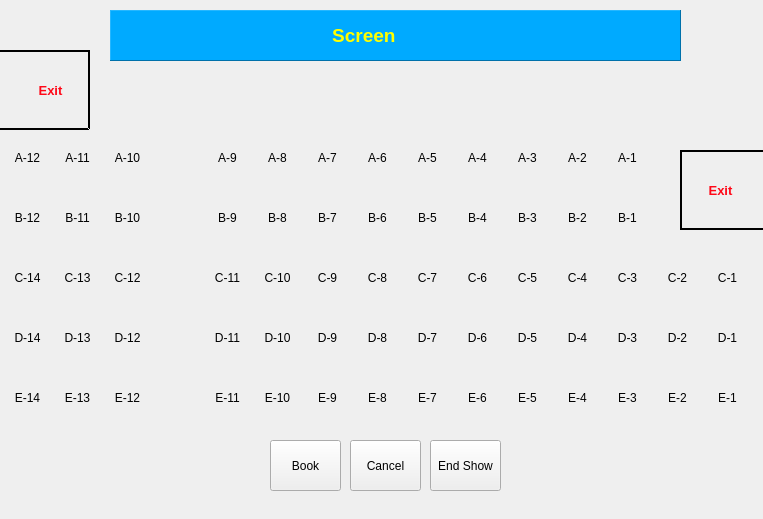
<?xml version="1.0" encoding="UTF-8"?>
<ui version="4.0">
 <class>MainWindow</class>
 <widget class="QMainWindow" name="MainWindow">
  <property name="geometry">
   <rect>
    <x>0</x>
    <y>0</y>
    <width>763</width>
    <height>519</height>
   </rect>
  </property>
  <property name="windowTitle">
   <string>Movie Ticket Booking </string>
  </property>
  <widget class="QWidget" name="centralWidget">
   <widget class="QPushButton" name="btnBook">
    <property name="geometry">
     <rect>
      <x>270</x>
      <y>440</y>
      <width>71</width>
      <height>51</height>
     </rect>
    </property>
    <property name="text">
     <string>Book</string>
    </property>
   </widget>
   <widget class="QPushButton" name="btnCancel">
    <property name="geometry">
     <rect>
      <x>350</x>
      <y>440</y>
      <width>71</width>
      <height>51</height>
     </rect>
    </property>
    <property name="text">
     <string>Cancel</string>
    </property>
   </widget>
   <widget class="QPushButton" name="btnReset">
    <property name="geometry">
     <rect>
      <x>430</x>
      <y>440</y>
      <width>71</width>
      <height>51</height>
     </rect>
    </property>
    <property name="text">
     <string>End Show</string>
    </property>
   </widget>
   <widget class="QLabel" name="label_3">
    <property name="geometry">
     <rect>
      <x>110</x>
      <y>10</y>
      <width>571</width>
      <height>51</height>
     </rect>
    </property>
    <property name="font">
     <font>
      <pointsize>14</pointsize>
      <weight>75</weight>
      <bold>true</bold>
     </font>
    </property>
    <property name="cursor">
     <cursorShape>PointingHandCursor</cursorShape>
    </property>
    <property name="styleSheet">
     <string notr="true">background-color: rgb(0, 170, 255);

color: rgb(255, 255, 0);</string>
    </property>
    <property name="frameShape">
     <enum>QFrame::Panel</enum>
    </property>
    <property name="frameShadow">
     <enum>QFrame::Raised</enum>
    </property>
    <property name="text">
     <string>                                          Screen</string>
    </property>
    <property name="alignment">
     <set>Qt::AlignJustify|Qt::AlignVCenter</set>
    </property>
   </widget>
   <widget class="QLabel" name="lblA1">
    <property name="geometry">
     <rect>
      <x>610</x>
      <y>140</y>
      <width>35</width>
      <height>35</height>
     </rect>
    </property>
    <property name="autoFillBackground">
     <bool>false</bool>
    </property>
    <property name="styleSheet">
     <string notr="true">color: rgb(0, 0, 0);
</string>
    </property>
    <property name="frameShape">
     <enum>QFrame::NoFrame</enum>
    </property>
    <property name="frameShadow">
     <enum>QFrame::Plain</enum>
    </property>
    <property name="text">
     <string>A-1</string>
    </property>
    <property name="alignment">
     <set>Qt::AlignCenter</set>
    </property>
   </widget>
   <widget class="QLabel" name="lblA2">
    <property name="geometry">
     <rect>
      <x>560</x>
      <y>140</y>
      <width>35</width>
      <height>35</height>
     </rect>
    </property>
    <property name="frameShape">
     <enum>QFrame::NoFrame</enum>
    </property>
    <property name="text">
     <string>A-2</string>
    </property>
    <property name="alignment">
     <set>Qt::AlignCenter</set>
    </property>
   </widget>
   <widget class="QLabel" name="lblA3">
    <property name="geometry">
     <rect>
      <x>510</x>
      <y>140</y>
      <width>35</width>
      <height>35</height>
     </rect>
    </property>
    <property name="frameShape">
     <enum>QFrame::NoFrame</enum>
    </property>
    <property name="text">
     <string>A-3</string>
    </property>
    <property name="alignment">
     <set>Qt::AlignCenter</set>
    </property>
   </widget>
   <widget class="QLabel" name="lblA5">
    <property name="geometry">
     <rect>
      <x>410</x>
      <y>140</y>
      <width>35</width>
      <height>35</height>
     </rect>
    </property>
    <property name="frameShape">
     <enum>QFrame::NoFrame</enum>
    </property>
    <property name="text">
     <string>A-5</string>
    </property>
    <property name="alignment">
     <set>Qt::AlignCenter</set>
    </property>
   </widget>
   <widget class="QLabel" name="lblA6">
    <property name="geometry">
     <rect>
      <x>360</x>
      <y>140</y>
      <width>35</width>
      <height>35</height>
     </rect>
    </property>
    <property name="frameShape">
     <enum>QFrame::NoFrame</enum>
    </property>
    <property name="text">
     <string>A-6</string>
    </property>
    <property name="alignment">
     <set>Qt::AlignCenter</set>
    </property>
   </widget>
   <widget class="QLabel" name="lblA4">
    <property name="geometry">
     <rect>
      <x>460</x>
      <y>140</y>
      <width>35</width>
      <height>35</height>
     </rect>
    </property>
    <property name="frameShape">
     <enum>QFrame::NoFrame</enum>
    </property>
    <property name="text">
     <string>A-4</string>
    </property>
    <property name="alignment">
     <set>Qt::AlignCenter</set>
    </property>
   </widget>
   <widget class="QLabel" name="lblA8">
    <property name="geometry">
     <rect>
      <x>260</x>
      <y>140</y>
      <width>35</width>
      <height>35</height>
     </rect>
    </property>
    <property name="frameShape">
     <enum>QFrame::NoFrame</enum>
    </property>
    <property name="text">
     <string>A-8</string>
    </property>
    <property name="alignment">
     <set>Qt::AlignCenter</set>
    </property>
   </widget>
   <widget class="QLabel" name="lblA9">
    <property name="geometry">
     <rect>
      <x>210</x>
      <y>140</y>
      <width>35</width>
      <height>35</height>
     </rect>
    </property>
    <property name="frameShape">
     <enum>QFrame::NoFrame</enum>
    </property>
    <property name="text">
     <string>A-9</string>
    </property>
    <property name="alignment">
     <set>Qt::AlignCenter</set>
    </property>
   </widget>
   <widget class="QLabel" name="lblA7">
    <property name="geometry">
     <rect>
      <x>310</x>
      <y>140</y>
      <width>35</width>
      <height>35</height>
     </rect>
    </property>
    <property name="frameShape">
     <enum>QFrame::NoFrame</enum>
    </property>
    <property name="text">
     <string>A-7</string>
    </property>
    <property name="alignment">
     <set>Qt::AlignCenter</set>
    </property>
   </widget>
   <widget class="QLabel" name="lblA12">
    <property name="geometry">
     <rect>
      <x>10</x>
      <y>140</y>
      <width>35</width>
      <height>35</height>
     </rect>
    </property>
    <property name="frameShape">
     <enum>QFrame::NoFrame</enum>
    </property>
    <property name="text">
     <string>A-12</string>
    </property>
    <property name="alignment">
     <set>Qt::AlignCenter</set>
    </property>
   </widget>
   <widget class="QLabel" name="lblA11">
    <property name="geometry">
     <rect>
      <x>60</x>
      <y>140</y>
      <width>35</width>
      <height>35</height>
     </rect>
    </property>
    <property name="frameShape">
     <enum>QFrame::NoFrame</enum>
    </property>
    <property name="text">
     <string>A-11</string>
    </property>
    <property name="alignment">
     <set>Qt::AlignCenter</set>
    </property>
   </widget>
   <widget class="QLabel" name="lblA10">
    <property name="geometry">
     <rect>
      <x>110</x>
      <y>140</y>
      <width>35</width>
      <height>35</height>
     </rect>
    </property>
    <property name="frameShape">
     <enum>QFrame::NoFrame</enum>
    </property>
    <property name="text">
     <string>A-10</string>
    </property>
    <property name="alignment">
     <set>Qt::AlignCenter</set>
    </property>
   </widget>
   <widget class="QLabel" name="lblB2">
    <property name="geometry">
     <rect>
      <x>560</x>
      <y>200</y>
      <width>35</width>
      <height>35</height>
     </rect>
    </property>
    <property name="frameShape">
     <enum>QFrame::NoFrame</enum>
    </property>
    <property name="text">
     <string>B-2</string>
    </property>
    <property name="alignment">
     <set>Qt::AlignCenter</set>
    </property>
   </widget>
   <widget class="QLabel" name="lblB6">
    <property name="geometry">
     <rect>
      <x>360</x>
      <y>200</y>
      <width>35</width>
      <height>35</height>
     </rect>
    </property>
    <property name="frameShape">
     <enum>QFrame::NoFrame</enum>
    </property>
    <property name="text">
     <string>B-6</string>
    </property>
    <property name="alignment">
     <set>Qt::AlignCenter</set>
    </property>
   </widget>
   <widget class="QLabel" name="lblB11">
    <property name="geometry">
     <rect>
      <x>60</x>
      <y>200</y>
      <width>35</width>
      <height>35</height>
     </rect>
    </property>
    <property name="frameShape">
     <enum>QFrame::NoFrame</enum>
    </property>
    <property name="text">
     <string>B-11</string>
    </property>
    <property name="alignment">
     <set>Qt::AlignCenter</set>
    </property>
   </widget>
   <widget class="QLabel" name="lblB3">
    <property name="geometry">
     <rect>
      <x>510</x>
      <y>200</y>
      <width>35</width>
      <height>35</height>
     </rect>
    </property>
    <property name="frameShape">
     <enum>QFrame::NoFrame</enum>
    </property>
    <property name="text">
     <string>B-3</string>
    </property>
    <property name="alignment">
     <set>Qt::AlignCenter</set>
    </property>
   </widget>
   <widget class="QLabel" name="lblB7">
    <property name="geometry">
     <rect>
      <x>310</x>
      <y>200</y>
      <width>35</width>
      <height>35</height>
     </rect>
    </property>
    <property name="frameShape">
     <enum>QFrame::NoFrame</enum>
    </property>
    <property name="text">
     <string>B-7</string>
    </property>
    <property name="alignment">
     <set>Qt::AlignCenter</set>
    </property>
   </widget>
   <widget class="QLabel" name="lblB1">
    <property name="geometry">
     <rect>
      <x>610</x>
      <y>200</y>
      <width>35</width>
      <height>35</height>
     </rect>
    </property>
    <property name="frameShape">
     <enum>QFrame::NoFrame</enum>
    </property>
    <property name="text">
     <string>B-1</string>
    </property>
    <property name="alignment">
     <set>Qt::AlignCenter</set>
    </property>
   </widget>
   <widget class="QLabel" name="lblB9">
    <property name="geometry">
     <rect>
      <x>210</x>
      <y>200</y>
      <width>35</width>
      <height>35</height>
     </rect>
    </property>
    <property name="frameShape">
     <enum>QFrame::NoFrame</enum>
    </property>
    <property name="text">
     <string>B-9</string>
    </property>
    <property name="alignment">
     <set>Qt::AlignCenter</set>
    </property>
   </widget>
   <widget class="QLabel" name="lblB12">
    <property name="geometry">
     <rect>
      <x>10</x>
      <y>200</y>
      <width>35</width>
      <height>35</height>
     </rect>
    </property>
    <property name="frameShape">
     <enum>QFrame::NoFrame</enum>
    </property>
    <property name="text">
     <string>B-12</string>
    </property>
    <property name="alignment">
     <set>Qt::AlignCenter</set>
    </property>
   </widget>
   <widget class="QLabel" name="lblB4">
    <property name="geometry">
     <rect>
      <x>460</x>
      <y>200</y>
      <width>35</width>
      <height>35</height>
     </rect>
    </property>
    <property name="frameShape">
     <enum>QFrame::NoFrame</enum>
    </property>
    <property name="text">
     <string>B-4</string>
    </property>
    <property name="alignment">
     <set>Qt::AlignCenter</set>
    </property>
   </widget>
   <widget class="QLabel" name="lblB10">
    <property name="geometry">
     <rect>
      <x>110</x>
      <y>200</y>
      <width>35</width>
      <height>35</height>
     </rect>
    </property>
    <property name="frameShape">
     <enum>QFrame::NoFrame</enum>
    </property>
    <property name="text">
     <string>B-10</string>
    </property>
    <property name="alignment">
     <set>Qt::AlignCenter</set>
    </property>
   </widget>
   <widget class="QLabel" name="lblB5">
    <property name="geometry">
     <rect>
      <x>410</x>
      <y>200</y>
      <width>35</width>
      <height>35</height>
     </rect>
    </property>
    <property name="frameShape">
     <enum>QFrame::NoFrame</enum>
    </property>
    <property name="text">
     <string>B-5</string>
    </property>
    <property name="alignment">
     <set>Qt::AlignCenter</set>
    </property>
   </widget>
   <widget class="QLabel" name="lblB8">
    <property name="geometry">
     <rect>
      <x>260</x>
      <y>200</y>
      <width>35</width>
      <height>35</height>
     </rect>
    </property>
    <property name="frameShape">
     <enum>QFrame::NoFrame</enum>
    </property>
    <property name="text">
     <string>B-8</string>
    </property>
    <property name="alignment">
     <set>Qt::AlignCenter</set>
    </property>
   </widget>
   <widget class="QLabel" name="lblC4">
    <property name="geometry">
     <rect>
      <x>560</x>
      <y>260</y>
      <width>35</width>
      <height>35</height>
     </rect>
    </property>
    <property name="frameShape">
     <enum>QFrame::NoFrame</enum>
    </property>
    <property name="text">
     <string>C-4</string>
    </property>
    <property name="alignment">
     <set>Qt::AlignCenter</set>
    </property>
   </widget>
   <widget class="QLabel" name="lblC8">
    <property name="geometry">
     <rect>
      <x>360</x>
      <y>260</y>
      <width>35</width>
      <height>35</height>
     </rect>
    </property>
    <property name="frameShape">
     <enum>QFrame::NoFrame</enum>
    </property>
    <property name="text">
     <string>C-8</string>
    </property>
    <property name="alignment">
     <set>Qt::AlignCenter</set>
    </property>
   </widget>
   <widget class="QLabel" name="lblC13">
    <property name="geometry">
     <rect>
      <x>60</x>
      <y>260</y>
      <width>35</width>
      <height>35</height>
     </rect>
    </property>
    <property name="frameShape">
     <enum>QFrame::NoFrame</enum>
    </property>
    <property name="text">
     <string>C-13</string>
    </property>
    <property name="alignment">
     <set>Qt::AlignCenter</set>
    </property>
   </widget>
   <widget class="QLabel" name="lblC5">
    <property name="geometry">
     <rect>
      <x>510</x>
      <y>260</y>
      <width>35</width>
      <height>35</height>
     </rect>
    </property>
    <property name="frameShape">
     <enum>QFrame::NoFrame</enum>
    </property>
    <property name="text">
     <string>C-5</string>
    </property>
    <property name="alignment">
     <set>Qt::AlignCenter</set>
    </property>
   </widget>
   <widget class="QLabel" name="lblC9">
    <property name="geometry">
     <rect>
      <x>310</x>
      <y>260</y>
      <width>35</width>
      <height>35</height>
     </rect>
    </property>
    <property name="frameShape">
     <enum>QFrame::NoFrame</enum>
    </property>
    <property name="text">
     <string>C-9</string>
    </property>
    <property name="alignment">
     <set>Qt::AlignCenter</set>
    </property>
   </widget>
   <widget class="QLabel" name="lblC3">
    <property name="geometry">
     <rect>
      <x>610</x>
      <y>260</y>
      <width>35</width>
      <height>35</height>
     </rect>
    </property>
    <property name="frameShape">
     <enum>QFrame::NoFrame</enum>
    </property>
    <property name="text">
     <string>C-3</string>
    </property>
    <property name="alignment">
     <set>Qt::AlignCenter</set>
    </property>
   </widget>
   <widget class="QLabel" name="lblC11">
    <property name="geometry">
     <rect>
      <x>210</x>
      <y>260</y>
      <width>35</width>
      <height>35</height>
     </rect>
    </property>
    <property name="frameShape">
     <enum>QFrame::NoFrame</enum>
    </property>
    <property name="text">
     <string>C-11</string>
    </property>
    <property name="alignment">
     <set>Qt::AlignCenter</set>
    </property>
   </widget>
   <widget class="QLabel" name="lblC14">
    <property name="geometry">
     <rect>
      <x>10</x>
      <y>260</y>
      <width>35</width>
      <height>35</height>
     </rect>
    </property>
    <property name="frameShape">
     <enum>QFrame::NoFrame</enum>
    </property>
    <property name="text">
     <string>C-14</string>
    </property>
    <property name="alignment">
     <set>Qt::AlignCenter</set>
    </property>
   </widget>
   <widget class="QLabel" name="lblC6">
    <property name="geometry">
     <rect>
      <x>460</x>
      <y>260</y>
      <width>35</width>
      <height>35</height>
     </rect>
    </property>
    <property name="frameShape">
     <enum>QFrame::NoFrame</enum>
    </property>
    <property name="text">
     <string>C-6</string>
    </property>
    <property name="alignment">
     <set>Qt::AlignCenter</set>
    </property>
   </widget>
   <widget class="QLabel" name="lblC12">
    <property name="geometry">
     <rect>
      <x>110</x>
      <y>260</y>
      <width>35</width>
      <height>35</height>
     </rect>
    </property>
    <property name="frameShape">
     <enum>QFrame::NoFrame</enum>
    </property>
    <property name="text">
     <string>C-12</string>
    </property>
    <property name="alignment">
     <set>Qt::AlignCenter</set>
    </property>
   </widget>
   <widget class="QLabel" name="lblC7">
    <property name="geometry">
     <rect>
      <x>410</x>
      <y>260</y>
      <width>35</width>
      <height>35</height>
     </rect>
    </property>
    <property name="frameShape">
     <enum>QFrame::NoFrame</enum>
    </property>
    <property name="text">
     <string>C-7</string>
    </property>
    <property name="alignment">
     <set>Qt::AlignCenter</set>
    </property>
   </widget>
   <widget class="QLabel" name="lblC10">
    <property name="geometry">
     <rect>
      <x>260</x>
      <y>260</y>
      <width>35</width>
      <height>35</height>
     </rect>
    </property>
    <property name="frameShape">
     <enum>QFrame::NoFrame</enum>
    </property>
    <property name="text">
     <string>C-10</string>
    </property>
    <property name="alignment">
     <set>Qt::AlignCenter</set>
    </property>
   </widget>
   <widget class="QLabel" name="lblD4">
    <property name="geometry">
     <rect>
      <x>560</x>
      <y>320</y>
      <width>35</width>
      <height>35</height>
     </rect>
    </property>
    <property name="frameShape">
     <enum>QFrame::NoFrame</enum>
    </property>
    <property name="text">
     <string>D-4</string>
    </property>
    <property name="alignment">
     <set>Qt::AlignCenter</set>
    </property>
   </widget>
   <widget class="QLabel" name="lblD8">
    <property name="geometry">
     <rect>
      <x>360</x>
      <y>320</y>
      <width>35</width>
      <height>35</height>
     </rect>
    </property>
    <property name="frameShape">
     <enum>QFrame::NoFrame</enum>
    </property>
    <property name="text">
     <string>D-8</string>
    </property>
    <property name="alignment">
     <set>Qt::AlignCenter</set>
    </property>
   </widget>
   <widget class="QLabel" name="lblD13">
    <property name="geometry">
     <rect>
      <x>60</x>
      <y>320</y>
      <width>35</width>
      <height>35</height>
     </rect>
    </property>
    <property name="frameShape">
     <enum>QFrame::NoFrame</enum>
    </property>
    <property name="text">
     <string>D-13</string>
    </property>
    <property name="alignment">
     <set>Qt::AlignCenter</set>
    </property>
   </widget>
   <widget class="QLabel" name="lblD5">
    <property name="geometry">
     <rect>
      <x>510</x>
      <y>320</y>
      <width>35</width>
      <height>35</height>
     </rect>
    </property>
    <property name="frameShape">
     <enum>QFrame::NoFrame</enum>
    </property>
    <property name="text">
     <string>D-5</string>
    </property>
    <property name="alignment">
     <set>Qt::AlignCenter</set>
    </property>
   </widget>
   <widget class="QLabel" name="lblD9">
    <property name="geometry">
     <rect>
      <x>310</x>
      <y>320</y>
      <width>35</width>
      <height>35</height>
     </rect>
    </property>
    <property name="frameShape">
     <enum>QFrame::NoFrame</enum>
    </property>
    <property name="text">
     <string>D-9</string>
    </property>
    <property name="alignment">
     <set>Qt::AlignCenter</set>
    </property>
   </widget>
   <widget class="QLabel" name="lblD3">
    <property name="geometry">
     <rect>
      <x>610</x>
      <y>320</y>
      <width>35</width>
      <height>35</height>
     </rect>
    </property>
    <property name="frameShape">
     <enum>QFrame::NoFrame</enum>
    </property>
    <property name="text">
     <string>D-3</string>
    </property>
    <property name="alignment">
     <set>Qt::AlignCenter</set>
    </property>
   </widget>
   <widget class="QLabel" name="lblD11">
    <property name="geometry">
     <rect>
      <x>210</x>
      <y>320</y>
      <width>35</width>
      <height>35</height>
     </rect>
    </property>
    <property name="frameShape">
     <enum>QFrame::NoFrame</enum>
    </property>
    <property name="text">
     <string>D-11</string>
    </property>
    <property name="alignment">
     <set>Qt::AlignCenter</set>
    </property>
   </widget>
   <widget class="QLabel" name="lblD14">
    <property name="geometry">
     <rect>
      <x>10</x>
      <y>320</y>
      <width>35</width>
      <height>35</height>
     </rect>
    </property>
    <property name="frameShape">
     <enum>QFrame::NoFrame</enum>
    </property>
    <property name="text">
     <string>D-14</string>
    </property>
    <property name="alignment">
     <set>Qt::AlignCenter</set>
    </property>
   </widget>
   <widget class="QLabel" name="lblD6">
    <property name="geometry">
     <rect>
      <x>460</x>
      <y>320</y>
      <width>35</width>
      <height>35</height>
     </rect>
    </property>
    <property name="frameShape">
     <enum>QFrame::NoFrame</enum>
    </property>
    <property name="text">
     <string>D-6</string>
    </property>
    <property name="alignment">
     <set>Qt::AlignCenter</set>
    </property>
   </widget>
   <widget class="QLabel" name="lblD12">
    <property name="geometry">
     <rect>
      <x>110</x>
      <y>320</y>
      <width>35</width>
      <height>35</height>
     </rect>
    </property>
    <property name="frameShape">
     <enum>QFrame::NoFrame</enum>
    </property>
    <property name="text">
     <string>D-12</string>
    </property>
    <property name="alignment">
     <set>Qt::AlignCenter</set>
    </property>
   </widget>
   <widget class="QLabel" name="lblD7">
    <property name="geometry">
     <rect>
      <x>410</x>
      <y>320</y>
      <width>35</width>
      <height>35</height>
     </rect>
    </property>
    <property name="frameShape">
     <enum>QFrame::NoFrame</enum>
    </property>
    <property name="text">
     <string>D-7</string>
    </property>
    <property name="alignment">
     <set>Qt::AlignCenter</set>
    </property>
   </widget>
   <widget class="QLabel" name="lblD10">
    <property name="geometry">
     <rect>
      <x>260</x>
      <y>320</y>
      <width>35</width>
      <height>35</height>
     </rect>
    </property>
    <property name="frameShape">
     <enum>QFrame::NoFrame</enum>
    </property>
    <property name="text">
     <string>D-10</string>
    </property>
    <property name="alignment">
     <set>Qt::AlignCenter</set>
    </property>
   </widget>
   <widget class="QLabel" name="lblE4">
    <property name="geometry">
     <rect>
      <x>560</x>
      <y>380</y>
      <width>35</width>
      <height>35</height>
     </rect>
    </property>
    <property name="frameShape">
     <enum>QFrame::NoFrame</enum>
    </property>
    <property name="text">
     <string>E-4</string>
    </property>
    <property name="alignment">
     <set>Qt::AlignCenter</set>
    </property>
   </widget>
   <widget class="QLabel" name="lblE8">
    <property name="geometry">
     <rect>
      <x>360</x>
      <y>380</y>
      <width>35</width>
      <height>35</height>
     </rect>
    </property>
    <property name="frameShape">
     <enum>QFrame::NoFrame</enum>
    </property>
    <property name="text">
     <string>E-8</string>
    </property>
    <property name="alignment">
     <set>Qt::AlignCenter</set>
    </property>
   </widget>
   <widget class="QLabel" name="lblE13">
    <property name="geometry">
     <rect>
      <x>60</x>
      <y>380</y>
      <width>35</width>
      <height>35</height>
     </rect>
    </property>
    <property name="frameShape">
     <enum>QFrame::NoFrame</enum>
    </property>
    <property name="text">
     <string>E-13</string>
    </property>
    <property name="alignment">
     <set>Qt::AlignCenter</set>
    </property>
   </widget>
   <widget class="QLabel" name="lblE5">
    <property name="geometry">
     <rect>
      <x>510</x>
      <y>380</y>
      <width>35</width>
      <height>35</height>
     </rect>
    </property>
    <property name="frameShape">
     <enum>QFrame::NoFrame</enum>
    </property>
    <property name="text">
     <string>E-5</string>
    </property>
    <property name="alignment">
     <set>Qt::AlignCenter</set>
    </property>
   </widget>
   <widget class="QLabel" name="lblE9">
    <property name="geometry">
     <rect>
      <x>310</x>
      <y>380</y>
      <width>35</width>
      <height>35</height>
     </rect>
    </property>
    <property name="frameShape">
     <enum>QFrame::NoFrame</enum>
    </property>
    <property name="text">
     <string>E-9</string>
    </property>
    <property name="alignment">
     <set>Qt::AlignCenter</set>
    </property>
   </widget>
   <widget class="QLabel" name="lblE3">
    <property name="geometry">
     <rect>
      <x>610</x>
      <y>380</y>
      <width>35</width>
      <height>35</height>
     </rect>
    </property>
    <property name="frameShape">
     <enum>QFrame::NoFrame</enum>
    </property>
    <property name="text">
     <string>E-3</string>
    </property>
    <property name="alignment">
     <set>Qt::AlignCenter</set>
    </property>
   </widget>
   <widget class="QLabel" name="lblE11">
    <property name="geometry">
     <rect>
      <x>210</x>
      <y>380</y>
      <width>35</width>
      <height>35</height>
     </rect>
    </property>
    <property name="frameShape">
     <enum>QFrame::NoFrame</enum>
    </property>
    <property name="text">
     <string>E-11</string>
    </property>
    <property name="alignment">
     <set>Qt::AlignCenter</set>
    </property>
   </widget>
   <widget class="QLabel" name="lblE14">
    <property name="geometry">
     <rect>
      <x>10</x>
      <y>380</y>
      <width>35</width>
      <height>35</height>
     </rect>
    </property>
    <property name="frameShape">
     <enum>QFrame::NoFrame</enum>
    </property>
    <property name="text">
     <string>E-14</string>
    </property>
    <property name="alignment">
     <set>Qt::AlignCenter</set>
    </property>
   </widget>
   <widget class="QLabel" name="lblE6">
    <property name="geometry">
     <rect>
      <x>460</x>
      <y>380</y>
      <width>35</width>
      <height>35</height>
     </rect>
    </property>
    <property name="frameShape">
     <enum>QFrame::NoFrame</enum>
    </property>
    <property name="text">
     <string>E-6</string>
    </property>
    <property name="alignment">
     <set>Qt::AlignCenter</set>
    </property>
   </widget>
   <widget class="QLabel" name="lblE12">
    <property name="geometry">
     <rect>
      <x>110</x>
      <y>380</y>
      <width>35</width>
      <height>35</height>
     </rect>
    </property>
    <property name="frameShape">
     <enum>QFrame::NoFrame</enum>
    </property>
    <property name="text">
     <string>E-12</string>
    </property>
    <property name="alignment">
     <set>Qt::AlignCenter</set>
    </property>
   </widget>
   <widget class="QLabel" name="lblE7">
    <property name="geometry">
     <rect>
      <x>410</x>
      <y>380</y>
      <width>35</width>
      <height>35</height>
     </rect>
    </property>
    <property name="frameShape">
     <enum>QFrame::NoFrame</enum>
    </property>
    <property name="text">
     <string>E-7</string>
    </property>
    <property name="alignment">
     <set>Qt::AlignCenter</set>
    </property>
   </widget>
   <widget class="QLabel" name="lblE10">
    <property name="geometry">
     <rect>
      <x>260</x>
      <y>380</y>
      <width>35</width>
      <height>35</height>
     </rect>
    </property>
    <property name="frameShape">
     <enum>QFrame::NoFrame</enum>
    </property>
    <property name="text">
     <string>E-10</string>
    </property>
    <property name="alignment">
     <set>Qt::AlignCenter</set>
    </property>
   </widget>
   <widget class="QLabel" name="lblC2">
    <property name="geometry">
     <rect>
      <x>660</x>
      <y>260</y>
      <width>35</width>
      <height>35</height>
     </rect>
    </property>
    <property name="frameShape">
     <enum>QFrame::NoFrame</enum>
    </property>
    <property name="text">
     <string>C-2</string>
    </property>
    <property name="alignment">
     <set>Qt::AlignCenter</set>
    </property>
   </widget>
   <widget class="QLabel" name="lblC1">
    <property name="geometry">
     <rect>
      <x>710</x>
      <y>260</y>
      <width>35</width>
      <height>35</height>
     </rect>
    </property>
    <property name="frameShape">
     <enum>QFrame::NoFrame</enum>
    </property>
    <property name="text">
     <string>C-1</string>
    </property>
    <property name="alignment">
     <set>Qt::AlignCenter</set>
    </property>
   </widget>
   <widget class="QLabel" name="lblD1">
    <property name="geometry">
     <rect>
      <x>710</x>
      <y>320</y>
      <width>35</width>
      <height>35</height>
     </rect>
    </property>
    <property name="frameShape">
     <enum>QFrame::NoFrame</enum>
    </property>
    <property name="text">
     <string>D-1</string>
    </property>
    <property name="alignment">
     <set>Qt::AlignCenter</set>
    </property>
   </widget>
   <widget class="QLabel" name="lblD2">
    <property name="geometry">
     <rect>
      <x>660</x>
      <y>320</y>
      <width>35</width>
      <height>35</height>
     </rect>
    </property>
    <property name="frameShape">
     <enum>QFrame::NoFrame</enum>
    </property>
    <property name="text">
     <string>D-2</string>
    </property>
    <property name="alignment">
     <set>Qt::AlignCenter</set>
    </property>
   </widget>
   <widget class="QLabel" name="lblE1">
    <property name="geometry">
     <rect>
      <x>710</x>
      <y>380</y>
      <width>35</width>
      <height>35</height>
     </rect>
    </property>
    <property name="frameShape">
     <enum>QFrame::NoFrame</enum>
    </property>
    <property name="text">
     <string>E-1</string>
    </property>
    <property name="alignment">
     <set>Qt::AlignCenter</set>
    </property>
   </widget>
   <widget class="QLabel" name="lblE2">
    <property name="geometry">
     <rect>
      <x>660</x>
      <y>380</y>
      <width>35</width>
      <height>35</height>
     </rect>
    </property>
    <property name="frameShape">
     <enum>QFrame::NoFrame</enum>
    </property>
    <property name="text">
     <string>E-2</string>
    </property>
    <property name="alignment">
     <set>Qt::AlignCenter</set>
    </property>
   </widget>
   <widget class="QLabel" name="lblInfoImage">
    <property name="geometry">
     <rect>
      <x>10</x>
      <y>420</y>
      <width>151</width>
      <height>101</height>
     </rect>
    </property>
    <property name="styleSheet">
     <string notr="true">image: url(:/assets/img/infoImage.jpg);</string>
    </property>
    <property name="frameShape">
     <enum>QFrame::NoFrame</enum>
    </property>
    <property name="text">
     <string/>
    </property>
   </widget>
   <widget class="QFrame" name="frame">
    <property name="geometry">
     <rect>
      <x>680</x>
      <y>150</y>
      <width>120</width>
      <height>80</height>
     </rect>
    </property>
    <property name="frameShape">
     <enum>QFrame::WinPanel</enum>
    </property>
    <property name="frameShadow">
     <enum>QFrame::Plain</enum>
    </property>
    <widget class="QLabel" name="lblB1_2">
     <property name="geometry">
      <rect>
       <x>20</x>
       <y>20</y>
       <width>41</width>
       <height>41</height>
      </rect>
     </property>
     <property name="font">
      <font>
       <pointsize>10</pointsize>
       <weight>75</weight>
       <bold>true</bold>
      </font>
     </property>
     <property name="cursor">
      <cursorShape>PointingHandCursor</cursorShape>
     </property>
     <property name="styleSheet">
      <string notr="true">color: rgb(255, 8, 24);</string>
     </property>
     <property name="frameShape">
      <enum>QFrame::NoFrame</enum>
     </property>
     <property name="text">
      <string>Exit</string>
     </property>
     <property name="alignment">
      <set>Qt::AlignCenter</set>
     </property>
    </widget>
   </widget>
   <widget class="QFrame" name="frame_3">
    <property name="geometry">
     <rect>
      <x>-30</x>
      <y>50</y>
      <width>120</width>
      <height>80</height>
     </rect>
    </property>
    <property name="frameShape">
     <enum>QFrame::WinPanel</enum>
    </property>
    <property name="frameShadow">
     <enum>QFrame::Plain</enum>
    </property>
    <widget class="QLabel" name="lblB1_4">
     <property name="geometry">
      <rect>
       <x>60</x>
       <y>20</y>
       <width>41</width>
       <height>41</height>
      </rect>
     </property>
     <property name="font">
      <font>
       <pointsize>10</pointsize>
       <weight>75</weight>
       <bold>true</bold>
      </font>
     </property>
     <property name="cursor">
      <cursorShape>PointingHandCursor</cursorShape>
     </property>
     <property name="styleSheet">
      <string notr="true">color: rgb(255, 8, 24);</string>
     </property>
     <property name="frameShape">
      <enum>QFrame::NoFrame</enum>
     </property>
     <property name="text">
      <string>Exit</string>
     </property>
     <property name="alignment">
      <set>Qt::AlignCenter</set>
     </property>
    </widget>
   </widget>
  </widget>
 </widget>
 <layoutdefault spacing="6" margin="11"/>
 <resources/>
 <connections/>
</ui>
